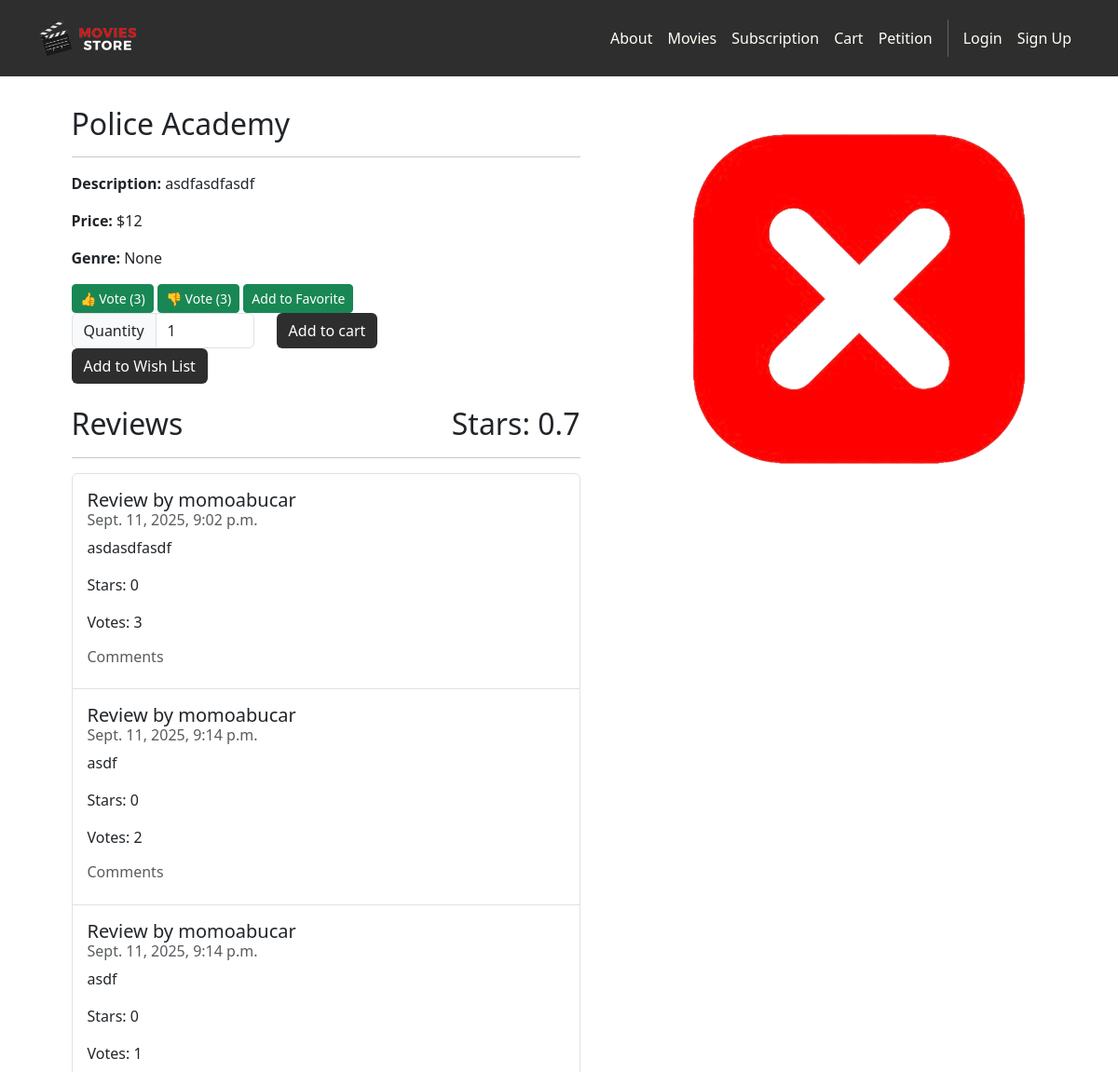
Page /movies/2/ (upper part) on the earlier database version.
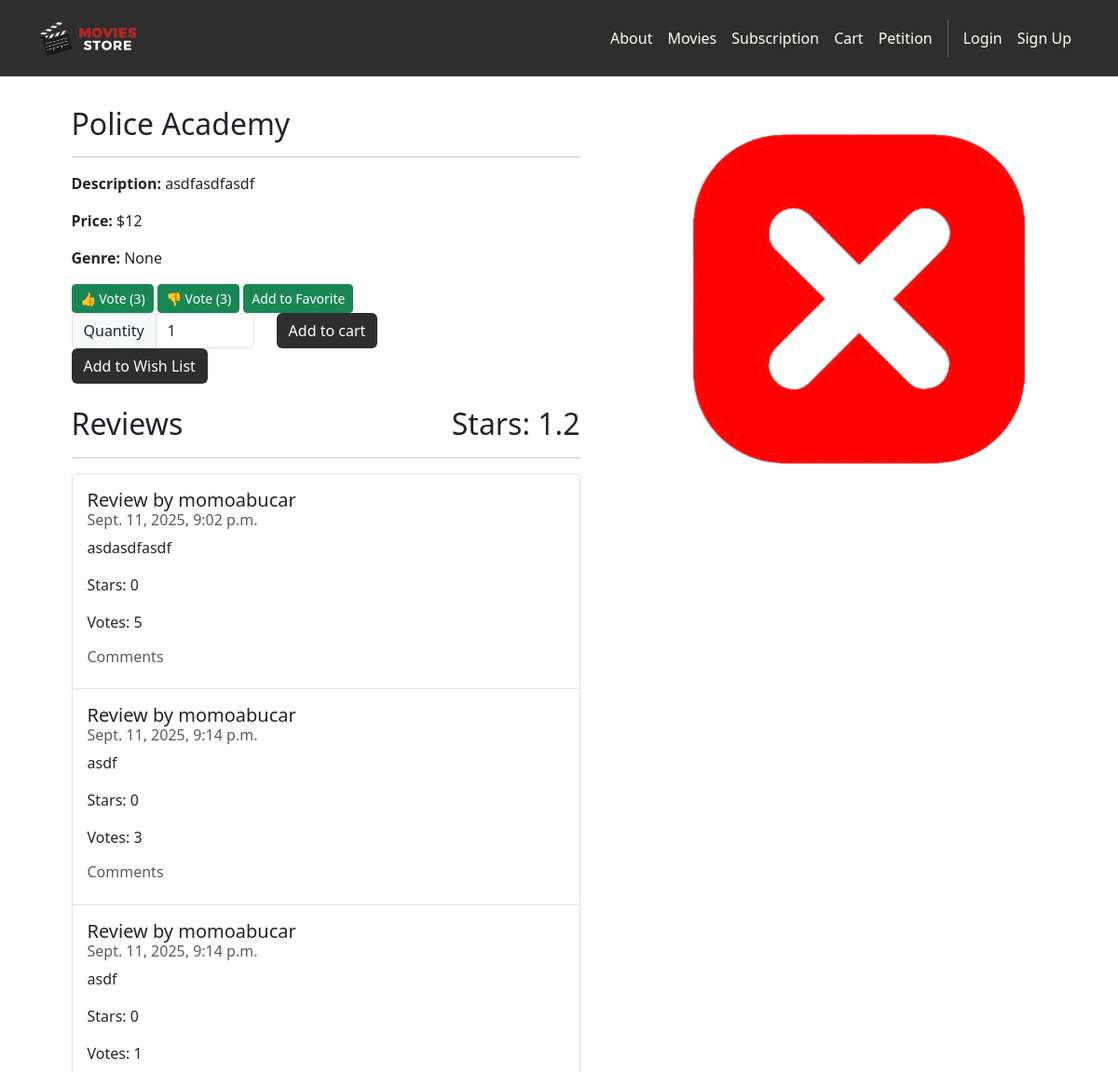
Same page on the later database version.
### movies/models.py (models this page shows, shortened)
class Review(models.Model):
    id = models.AutoField(primary_key=True)
    comment = models.CharField(max_length=255)
    date = models.DateTimeField(auto_now_add=True)
    movie = models.ForeignKey(Movie,
        on_delete=models.CASCADE)
    user = models.ForeignKey(User, on_delete=models.CASCADE)
    votes = models.IntegerField(default=0)
    stars = models.IntegerField(default=0)

### movies/views.py (the view)
# urls.py: path('<int:id>/', views.show, name='movies.show'),
def show(request, id):
    movie = get_object_or_404(Movie, id=id)
    reviews = Review.objects.filter(movie=movie).order_by('-votes')[:5]
    exists = isWishListEmpty(request, movie)
    addToRecent(request, id)
    print('added to recents', request.session.get('recently_viewed'))
    reviews = get_reviews(reviews, request)
    template_data = {
        'title': movie.name,
        'reviews': reviews,
        'movie': movie,
        'inCart': str(id) in request.session.get('cart', {}),
        'wishList': 'Remove' if exists else 'Add',
        'inFavorite': id in request.session.get('favorites', []),
        'stars': movie.avg_stars(),
    }
    return render(request, 'movies/show.html', {'template_data': template_data})

### movies/models.py (called while the page is built)
    def avg_stars(self):
        result = Review.objects.filter(movie=self).aggregate(Avg('stars'))
        return round(result['stars__avg'] or 0, 1)

### movies/views.py (called while the page is built, shortened)
def get_reviews(reviews, request):
    if not request.user.is_authenticated:
        return [(False, [], review) for i, review in enumerate(reviews)]

def addToRecent(request, id):
    recents = request.session.get('recently_viewed', [])
    if id in recents:
        recents.remove(id)
    recents.insert(0, id)
    recents = recents[:5]
    request.session['recently_viewed'] = recents

def isWishListEmpty(request, movie):
    if request.user.is_authenticated:
        return WishListItem.objects.filter(movie=movie, wishList=getWishList(request)).exists()
    return movie.id in request.session.get('wishList', [])

### movies/templates/movies/show.html (shortened to what this page needs)
{% extends 'base.html' %}
{% load static %}
{% block content %}
<div class="p-3">
  <div class="container">
    <div class="row mt-3">
      <div class="col-md-6 mx-auto mb-3">
        <h2>{{ template_data.movie.name }}</h2>
        <hr>
        <p><b>Description:</b> {{ template_data.movie.description }}</p>
        <p><b>Price:</b> ${{ template_data.movie.price }}</p>
        <p><b>Genre:</b> {{ template_data.movie.genre }}</p>
        <form method="post" action="{% url 'movies.vote_movie' id=template_data.movie.id %}" style="display:inline;">
          <button type="submit" class="btn btn-success btn-sm">
            👍 Vote ({{ template_data.movie.votes }})
          </button>
        </form>
        <form method="post" action="{% url 'movies.vote_movie_down' id=template_data.movie.id %}" style="display:inline;">
          <button type="submit" class="btn btn-success btn-sm">
            👎 Vote ({{ template_data.movie.votes }})
          </button>
        </form>
        {% if template_data.inFavorite %}
        <form method="post" action="{% url 'movies.removeFavorite' id=template_data.movie.id %}" style="display:inline;">
          {% csrf_token %}
          <button type="submit" class="btn btn-sm btn-danger">
            Remove From Favorite
          </button>
        </form>
      {% else %}
        <form method="post" action="{% url 'movies.addFavorite' id=template_data.movie.id %}" style="display:inline;">
          <button type="submit" class="btn btn-success btn-sm">
            Add to Favorite
          </button>
        </form>
      {% endif %}
        <form method="post" action="{% url 'cart.add' id=template_data.movie.id %}">
          <div class="row">
            <div class="col-auto">
              <div class="input-group col-auto">
                <div class="input-group-text">Quantity</div>
                <input type="number" min="1" max="10"
                       class="form-control quantity-input"
                       name="quantity" value="1">
              </div>
            </div>
            <div class="col-auto">
              <button class="btn bg-dark text-white" type="submit">
                Add to cart
              </button>
            </div>
          </div>
        </form>
        {% if template_data.wishList == 'Remove' %}
          <form method="post" action="{% url 'movies.removeWishList' movie_id=template_data.movie.id %}">
            {% csrf_token %}
            <button class="btn btn-danger" type="submit">
              Remove from Wish List
            </button>
          </form>
        {% else %}
          <form method="post" action="{% url 'movies.addWishList' movie_id=template_data.movie.id %}">
            <button class="btn bg-dark text-white" type="submit">
              Add to Wish List
            </button>
          </form>
        {% endif %}
        <h2 class="mt-4 d-flex justify-content-between align-items-center">
          <span>Reviews</span>
          <span>Stars: {{ template_data.stars|floatformat:1 }}</span>
        </h2>
        <hr>
        <ul class="list-group">
          {% for user_heart, review_comments, review in template_data.reviews %}
            <li class="list-group-item py-3">
              <h5 class="card-title">Review by {{ review.user.username }}</h5>
              <h6 class="card-subtitle mb-2 text-muted">{{ review.date }}</h6>
              <p class="card-text">{{ review.comment }}</p>
              <p class="card-text">Stars: {{ review.stars }}</p>
              <p class="card-text">Votes: {{ review.votes }}</p>
              <h6 class="card-subtitle mb-2 text-muted">Comments</h6>
            </li>
          {% empty %}
            <li class="list-group-item py-3">No reviews yet.</li>
          {% endfor %}
        </ul>
      </div>
      <div class="col-md-6 mx-auto mb-3 text-center img-card-400">
        {% if template_data.movie.image %}
          <img src="{{ template_data.movie.image.url }}"
               alt="{{ template_data.movie.name }}"
               class="rounded img-fluid">
        {% endif %}
      </div>
    </div>
  </div>
</div>
{% endblock content %}

Differences in the rows shown:
changed Review "Sept. 11, 2025, 9:02 p.m.": votes "3" → "5"
changed Review (number 2 of 3 on the later page): votes "2" → "3"
Other differences:
{{ template_data.stars|floatformat:1 }}: "0.7" → "1.2"
